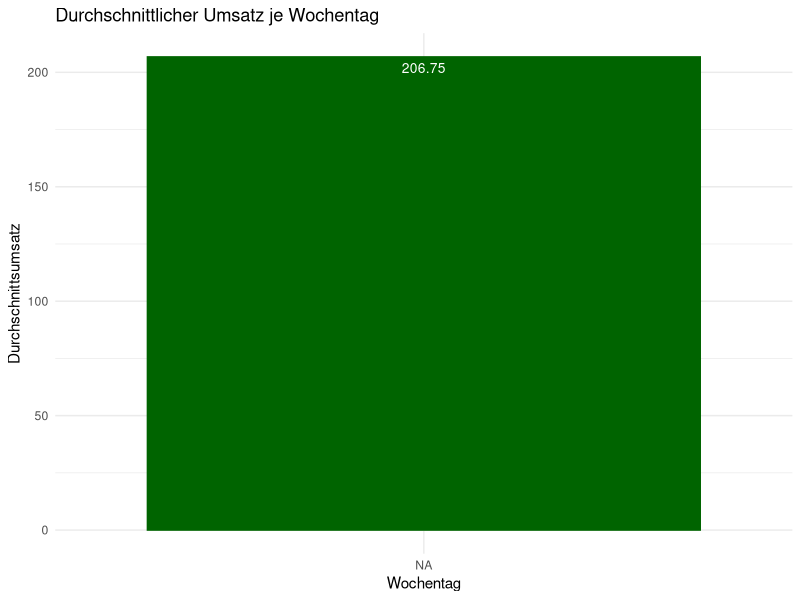
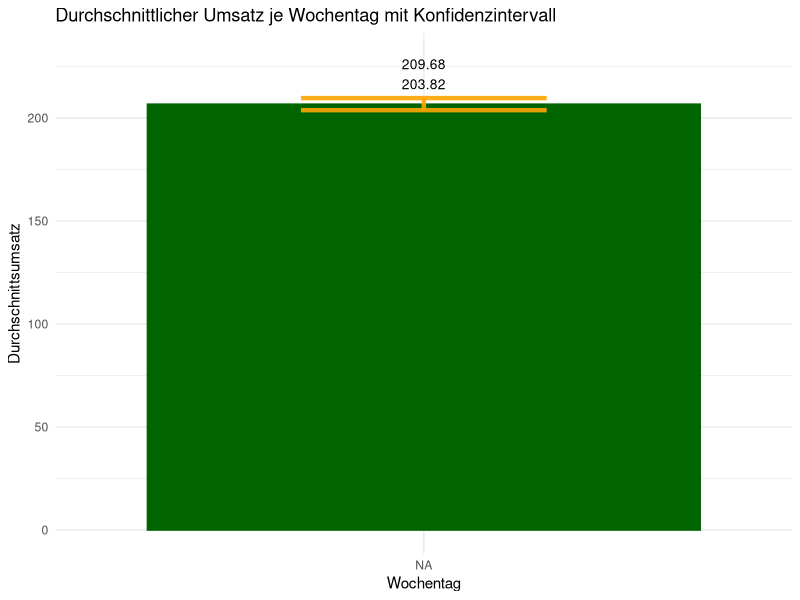
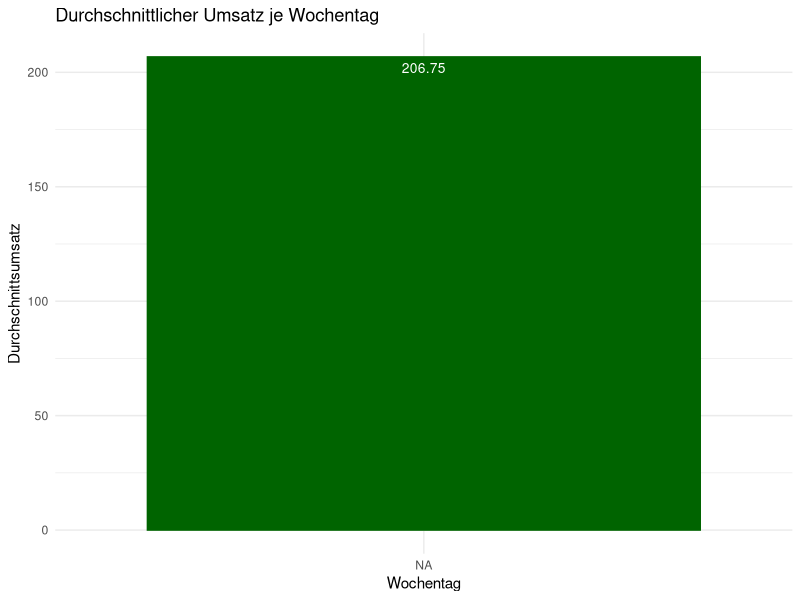
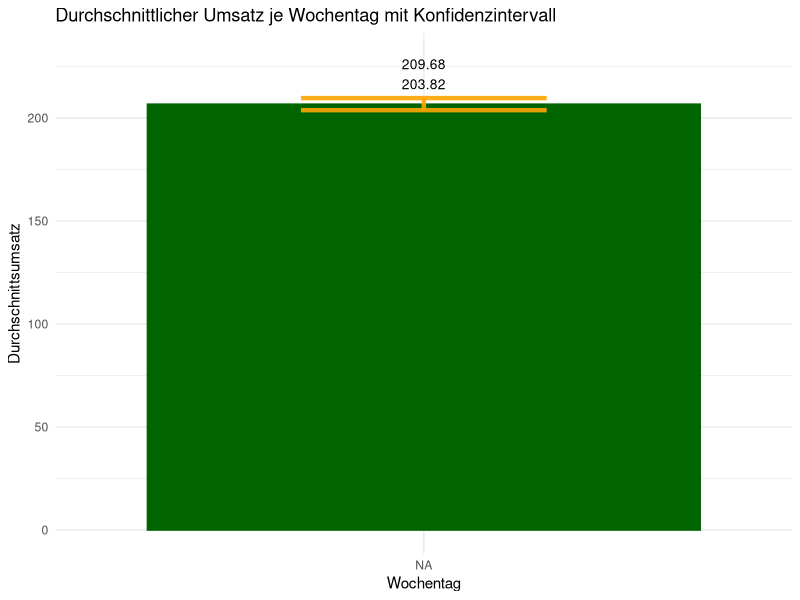

Here is the R script that generated these plots, in order: (Note: this script raises an error after producing the figures.)
## ---- chunk 1
# import libraries
library(readr)
library(lubridate)
library(ggplot2)
library(dplyr)
## ---- chunk 2
# load data
data <- read_csv("../0_DataPreparation/data.csv")
head(data)
tail(data)
## ---- chunk 3
# check for missing values
missing_values <- sapply(data, function(x) sum(is.na(x)))
print(missing_values)
## ---- chunk 4
# check type of date
class(data$Datum)

# Datum is a character/string and needs to be changed to date
data$Datum <- as.Date(data$Datum, format ="%Y-%m-%d")

# Creating a new variable for weekday (Wochentag)
data$Wochentag <- weekdays(data$Datum)
head(data)

# Categorize Wochentage with as.factor to ensure the correct order of the days of the week
data$Wochentag <- factor(data$Wochentag, levels = c("Montag", "Dienstag", "Mittwoch", "Donnerstag", "Freitag", "Samstag", "Sonntag"))

# group the data by Wochentag and calculate the average sale
mean_umsatz_wochentag <- data %>%
  group_by(Wochentag) %>%
  summarise(Durchschnittsumsatz = mean(Umsatz, na.rm = TRUE))

# show grouped dataset
print(mean_umsatz_wochentag)

# create bar plot
bar_wochentag <- ggplot(mean_umsatz_wochentag) +
  aes(x=Wochentag, y=Durchschnittsumsatz) +
  geom_bar(stat="identity", color="darkgreen", fill="darkgreen") +
  geom_text(aes(label=round(Durchschnittsumsatz, digits = 2)), vjust=1.6, color="white", size=3.5)+
  ggtitle("Durchschnittlicher Umsatz je Wochentag") +
    theme_minimal()
bar_wochentag

# save plot as image file
ggsave("bar_wochentag.jpeg", plot = bar_wochentag)
## ---- chunk 5

# Calculate confidence interval (ic) (from r graph gallery)
  # Calculates mean, sd, se and iC
my_sum <- data %>%
  group_by(Wochentag) %>%
  summarise( 
    n=n(),
    mean=mean(Umsatz, na.rm = TRUE),
    sd=sd(Umsatz, na.rm = TRUE)
  ) %>%
  mutate( se=sd/sqrt(n))  %>%
  mutate( ic=se * qt((1-0.05)/2 + .5, n-1))
   # check
print(my_sum)

# create bar plot with error bars
bar_wochentag_errorbar <- ggplot(my_sum) +
  aes(x=Wochentag, y=mean) +
  geom_bar(stat="identity", color="darkgreen", fill="darkgreen") +
  geom_errorbar(aes(x=Wochentag, ymin=mean-ic, ymax=mean+ic), width=0.4, colour="orange", alpha=0.9,                   linewidth=1.5) +
  geom_text(aes(label=paste(round(mean+ic, 2), "\n", round(mean-ic, 2), sep = "")),                                position = position_dodge(0.7), vjust = -0.5, color="black", size=3.5) +
  # geom_text(aes(label=round(mean, digits = 2)), vjust=-1.6, color="black", size=3.5) +
  labs(y="Durchschnittsumsatz") +
  ggtitle("Durchschnittlicher Umsatz je Wochentag mit Konfidenzintervall") +
  theme_minimal() +
  coord_cartesian(ylim = c(0, max(my_sum$mean + my_sum$ic) + 20)) # Adjust plot height
bar_wochentag_errorbar

# save plot as image file
ggsave("bar_wochentag_errorbar.jpeg", plot = bar_wochentag_errorbar)
## ---- chunk 6
# group by Wochentag + Warengruppe and calculate average Umsatz
mean_umsatz_wochentag_warengr <- data %>%
  group_by(Warengruppe, Wochentag) %>%
  summarise(Durchschnittsumsatz = mean(Umsatz, na.rm = TRUE))

# show grouped data
print(mean_umsatz_wochentag_warengr)

# create readable labels for Warengruppe
warengruppen_liste <- c(
  "1" = "Brot",
  "2" = "Brötchen",
  "3" = "Croissant",
  "4" = "Konditorei",
  "5" = "Kuchen",
  "6" = "Saisonbrot")

# check for missing values
sum(is.na(mean_umsatz_wochentag_warengr))

# delete rows with missing values
mean_umsatz_wochentag_warengr <- mean_umsatz_wochentag_warengr[
  complete.cases(mean_umsatz_wochentag_warengr), ]

# create bar plot
bar_wochentag_warengruppe <- ggplot(mean_umsatz_wochentag_warengr) +
  aes(x=Wochentag, y=Durchschnittsumsatz) +
  geom_bar(stat="identity", color="darkgreen", fill="darkgreen") +
  geom_text(aes(label=round(Durchschnittsumsatz, digits = 1)), vjust=1.2, color="white", size=2.5)+
  ggtitle("Durchschnittlicher Umsatz pro Warengruppe je Wochentag") +
  facet_wrap(vars(Warengruppe), nrow = 3, labeller = labeller(Warengruppe = warengruppen_liste)) +
    theme_minimal()
bar_wochentag_warengruppe

# save plot as image file
ggsave("bar_wochentag_warengruppe.jpeg", plot = bar_wochentag_warengruppe)
## ---- chunk 7
# group the data by Schulferien (0 or 1) and calculate the average sale
mean_umsatz_schulferien <- data %>%
  group_by(Schulferien) %>%
  summarise(Durchschnittsumsatz = mean(Umsatz, na.rm = TRUE))

# show grouped dataset
print(mean_umsatz_schulferien)

# change values of Schulferien for better readability
mean_umsatz_schulferien$Schulferien[mean_umsatz_schulferien$Schulferien == 0] <- "Nein"
mean_umsatz_schulferien$Schulferien[mean_umsatz_schulferien$Schulferien == 1] <- "Ja"

# create bar plot
bar_schulferien <- ggplot(mean_umsatz_schulferien) +
  aes(x=Schulferien, y=Durchschnittsumsatz) +
  geom_bar(stat="identity", color="darkblue", fill="darkblue") +
  geom_text(aes(label=round(Durchschnittsumsatz, digits = 2)), vjust=1.6, color="white", size=4.5)+
  ggtitle("Durchschnittlicher Umsatz während der offiziellen Schulferien") +
    theme_minimal()
bar_schulferien

# save plot as image file
ggsave("bar_schulferien.jpeg", plot = bar_schulferien)
## ---- chunk 8
# change values of Schulferien for better readability
data_school <- data %>% mutate(Schulferien = recode(Schulferien, '0' = 'Nein', '1' = 'Ja')) 

# Calculate confidence interval (ic) (from r graph gallery)
  # Calculates mean, sd, se and iC
my_sum_school <- data_school %>%
  group_by(Schulferien) %>%
  summarise( 
    n=n(),
    mean=mean(Umsatz, na.rm = TRUE),
    sd=sd(Umsatz, na.rm = TRUE)
  ) %>%
  mutate( se=sd/sqrt(n))  %>%
  mutate( ic=se * qt((1-0.05)/2 + .5, n-1))
   # check
print(my_sum_school)

# create bar plot with error bars
bar_schulferien_errorbar <- ggplot(my_sum_school) +
  aes(x=Schulferien, y=mean) +
  geom_bar(stat="identity", color="darkblue", fill="darkblue") +
  geom_errorbar(aes(x=Schulferien, ymin=mean-ic, ymax=mean+ic), width=0.4, colour="orange", alpha=0.9,                   linewidth=1.5) +
  geom_text(aes(label=paste(round(mean+ic, 2), "\n", round(mean-ic, 2), sep = "")),                                position = position_dodge(0.7), vjust = -0.5, color="black", size=3.5) +
  # geom_text(aes(label=round(mean, digits = 2)), vjust=-1.6, color="black", size=3.5) +
  labs(y="Durchschnittsumsatz") +
  ggtitle("Durchschnittlicher Umsatz während der Schulferien mit Konfidenzintervall") +
  theme_minimal() +
  coord_cartesian(ylim = c(0, max(my_sum_school$mean + my_sum_school$ic) + 20)) # Adjust plot height
bar_schulferien_errorbar

# save plot as image file
ggsave("bar_schulferien_errorbar.jpeg", plot = bar_schulferien_errorbar)
## ---- chunk 9
# group the data by Wochenende (0 or 1) and calculate the average sale
mean_umsatz_wochenende <- data %>%
  group_by(Wochenende) %>%
  summarise(Durchschnittsumsatz = mean(Umsatz, na.rm = TRUE))

# show grouped dataset
print(mean_umsatz_wochenende)

# change values of Wochenende for better readability
mean_umsatz_wochenende$Wochenende[mean_umsatz_wochenende$Wochenende == 0] <- "Nein"
mean_umsatz_wochenende$Wochenende[mean_umsatz_wochenende$Wochenende == 1] <- "Ja"

# create bar plot
bar_wochenende <- ggplot(mean_umsatz_wochenende) +
  aes(x=Wochenende, y=Durchschnittsumsatz) +
  geom_bar(stat="identity", color="darkred", fill="darkred") +
  geom_text(aes(label=round(Durchschnittsumsatz, digits = 2)), vjust=1.6, color="white", size=4.5)+
  ggtitle("Durchschnittlicher Umsatz am Wochenende") +
    theme_minimal()
bar_wochenende

# save plot as image file
ggsave("bar_wochenende.jpeg", plot = bar_wochenende)
## ---- chunk 10
# change values of Wochenende for better readability
data_weekend <- data %>% mutate(Wochenende = recode(Wochenende, '0' = 'Nein', '1' = 'Ja')) 

# Calculate confidence interval (ic) (from r graph gallery)
  # Calculates mean, sd, se and iC
my_sum_weekend <- data_weekend %>%
  group_by(Wochenende) %>%
  summarise( 
    n=n(),
    mean=mean(Umsatz, na.rm = TRUE),
    sd=sd(Umsatz, na.rm = TRUE)
  ) %>%
  mutate( se=sd/sqrt(n))  %>%
  mutate( ic=se * qt((1-0.05)/2 + .5, n-1))
   # check
print(my_sum_weekend)

# create bar plot with error bars
bar_wochenende_errorbar <- ggplot(my_sum_weekend) +
  aes(x=Wochenende, y=mean) +
  geom_bar(stat="identity", color="darkred", fill="darkred") +
  geom_errorbar(aes(x=Wochenende, ymin=mean-ic, ymax=mean+ic), width=0.4, colour="orange", alpha=0.9,                   linewidth=1.5) +
  geom_text(aes(label=paste(round(mean+ic, 2), "\n", round(mean-ic, 2), sep = "")),                                position = position_dodge(0.7), vjust = -0.5, color="black", size=3.5) +
  # geom_text(aes(label=round(mean, digits = 2)), vjust=-1.6, color="black", size=3.5) +
  labs(y="Durchschnittsumsatz") +
  ggtitle("Durchschnittlicher Umsatz am Wochenende mit Konfidenzintervall") +
  theme_minimal() +
  coord_cartesian(ylim = c(0, max(my_sum_weekend$mean + my_sum_weekend$ic) + 20)) # Adjust plot height
bar_wochenende_errorbar

# save plot as image file
ggsave("bar_wochenende_errorbar.jpeg", plot = bar_wochenende_errorbar)
